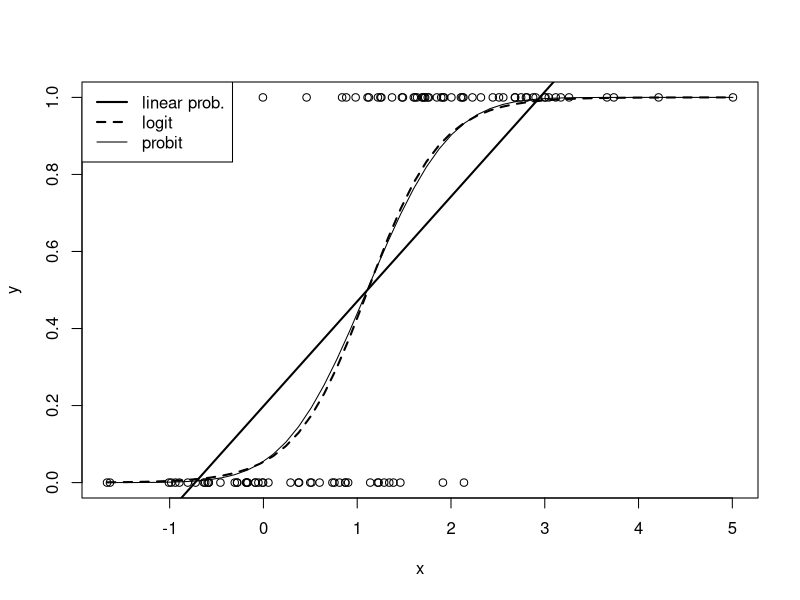

The R source for this figure:
# Simulated data 
set.seed(8237445)
y <- rbinom(100,1,0.5)
x <- rnorm(100) + 2*y

# Estimation
linpr.res <-  lm(y~x)
logit.res <- glm(y~x,family=binomial(link=logit))
probit.res<- glm(y~x,family=binomial(link=probit))

# Prediction for regular grid of x values
xp <- seq(from=min(x),to=max(x),length=50)
linpr.p <- predict( linpr.res, list(x=xp), type="response" )
logit.p <- predict( logit.res, list(x=xp), type="response" )
probit.p<- predict( probit.res,list(x=xp), type="response" )

# Graph
plot(x,y)
lines(xp,linpr.p, lwd=2,lty=1)
lines(xp,logit.p, lwd=2,lty=2)
lines(xp,probit.p,lwd=1,lty=1)
legend("topleft",c("linear prob.","logit","probit"),
                                 lwd=c(2,2,1),lty=c(1,2,1))
